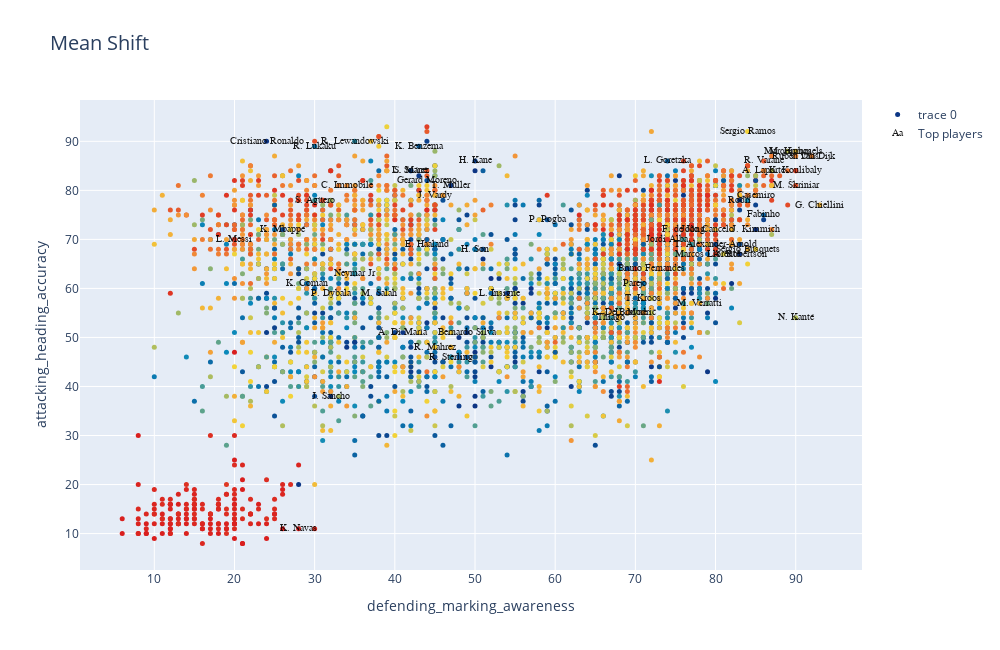

The code cell stored with this chart in its notebook:
### Code cell
#En Jupyter
iplot(fig)

### Figure 1 — Plotly figure (JSON) as saved in the notebook; plotly's stock layout.template omitted (floating-point values rounded to 4 significant figures; data arrays with more than 128 entries replaced by an {"elided": "..."} marker saying what was removed)
{"data": [{"marker": {"color": {"elided": "4307 int values"}, "colorscale": [[0, "rgb(12,51,131)"], [0.25, "rgb(10,136,186)"], [0.5, "rgb(242,211,56)"], [0.75, "rgb(242,143,56)"], [1, "rgb(217,30,30)"]], "showscale": false, "size": 5}, "mode": "markers", "text": {"elided": "4307 str values"}, "x": {"elided": "4307 int values"}, "y": {"elided": "4307 int values"}, "type": "scatter"}, {"mode": "text", "name": "Top players", "opacity": 0.9, "text": ["L. Messi", "R. Lewandowski", "Cristiano Ronaldo", "Neymar Jr", "K. De Bruyne", "K. Mbappé", "H. Kane", "N. Kanté", "K. Benzema", "H. Son", "Casemiro", "V. van Dijk", "S. Mané", "M. Salah", "J. Kimmich", "Sergio Ramos", "L. Suárez", "T. Kroos", "R. Lukaku", "K. Navas", "R. Sterling", "Bruno Fernandes", "E. Haaland", "S. Agüero", "L. Modrić", "Á. Di María", "T. Müller", "C. Immobile", "P. Pogba", "M. Verratti", "Marquinhos", "L. Goretzka", "P. Dybala", "A. Robertson", "F. de Jong", "T. Alexander-Arnold", "J. Sancho", "Rúben Dias", "G. Chiellini", "M. Hummels", "Jordi Alba", "Thiago", "Sergio Busquets", "Parejo", "L. Insigne", "K. Koulibaly", "R. Varane", "R. Mahrez", "Gerard Moreno", "J. Vardy", "Fabinho", "João Cancelo", "A. Laporte", "K. Coman", "Bernardo Silva", "Marcos Llorente", "Rodri", "M. Škriniar"], "textfont": {"color": "black", "family": "sans serif", "size": 10}, "x": [20, 35, 24, 35, 68, 26, 50, 90, 43, 50, 85, 92, 42, 38, 85, 84, 42, 71, 30, 28, 47, 72, 44, 30, 70, 41, 47, 34, 59, 78, 89, 74, 32, 83, 76, 80, 32, 90, 93, 90, 74, 67, 84, 70, 53, 90, 86, 45, 44, 45, 86, 79, 86, 29, 49, 79, 83, 90], "y": [70, 90, 90, 63, 55, 72, 86, 54, 89, 68, 79, 87, 84, 59, 72, 92, 84, 58, 89, 11, 46, 64, 69, 78, 55, 51, 81, 81, 74, 57, 88, 86, 59, 67, 72, 69, 38, 87, 77, 88, 70, 54, 68, 61, 59, 84, 86, 48, 82, 79, 75, 72, 84, 61, 51, 67, 78, 81], "type": "scatter"}], "layout": {"autosize": false, "height": 650, "title": {"font": {"size": 20}, "text": "Mean Shift"}, "width": 1000, "xaxis": {"title": {"text": "defending_marking_awareness"}}, "yaxis": {"title": {"text": "attacking_heading_accuracy"}}}}
